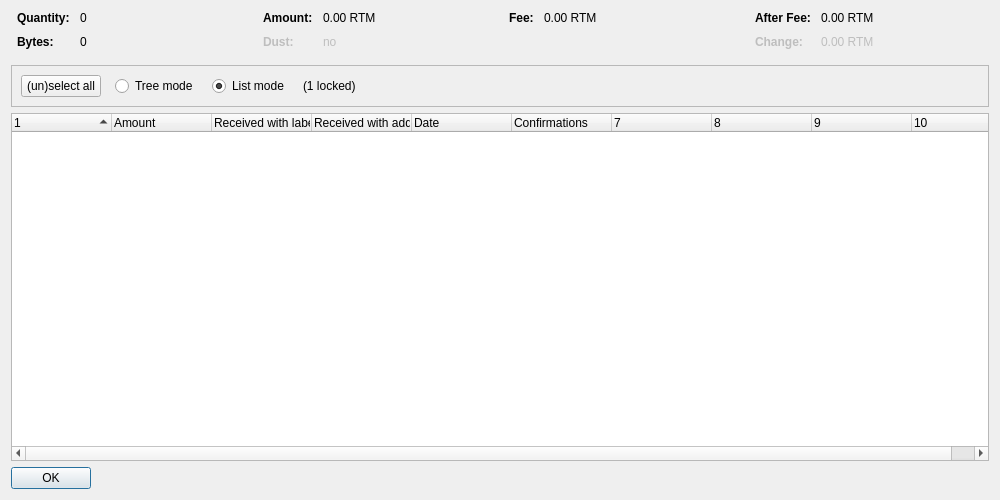
<?xml version="1.0" encoding="UTF-8"?>
<ui version="4.0">
 <class>CoinControlDialog</class>
 <widget class="QDialog" name="CoinControlDialog">
  <property name="geometry">
   <rect>
    <x>0</x>
    <y>0</y>
    <width>1000</width>
    <height>500</height>
   </rect>
  </property>
  <property name="windowTitle">
   <string>Coin Selection</string>
  </property>
  <layout class="QVBoxLayout" name="verticalLayout">
   <item>
    <layout class="QHBoxLayout" name="horizontalLayoutTop" stretch="0,0,0,0">
     <property name="topMargin">
      <number>0</number>
     </property>
     <property name="bottomMargin">
      <number>10</number>
     </property>
     <item>
      <layout class="QFormLayout" name="formLayoutCoinControl1">
       <property name="horizontalSpacing">
        <number>10</number>
       </property>
       <property name="verticalSpacing">
        <number>10</number>
       </property>
       <property name="leftMargin">
        <number>6</number>
       </property>
       <property name="rightMargin">
        <number>6</number>
       </property>
       <item row="0" column="0">
        <widget class="QLabel" name="labelCoinControlQuantityText">
         <property name="font">
          <font>
           <weight>75</weight>
           <bold>true</bold>
          </font>
         </property>
         <property name="text">
          <string>Quantity:</string>
         </property>
        </widget>
       </item>
       <item row="0" column="1">
        <widget class="QLabel" name="labelCoinControlQuantity">
         <property name="cursor">
          <cursorShape>IBeamCursor</cursorShape>
         </property>
         <property name="contextMenuPolicy">
          <enum>Qt::ActionsContextMenu</enum>
         </property>
         <property name="text">
          <string notr="true">0</string>
         </property>
         <property name="textInteractionFlags">
          <set>Qt::LinksAccessibleByMouse|Qt::TextSelectableByKeyboard|Qt::TextSelectableByMouse</set>
         </property>
        </widget>
       </item>
       <item row="1" column="0">
        <widget class="QLabel" name="labelCoinControlBytesText">
         <property name="font">
          <font>
           <weight>75</weight>
           <bold>true</bold>
          </font>
         </property>
         <property name="text">
          <string>Bytes:</string>
         </property>
        </widget>
       </item>
       <item row="1" column="1">
        <widget class="QLabel" name="labelCoinControlBytes">
         <property name="cursor">
          <cursorShape>IBeamCursor</cursorShape>
         </property>
         <property name="contextMenuPolicy">
          <enum>Qt::ActionsContextMenu</enum>
         </property>
         <property name="text">
          <string notr="true">0</string>
         </property>
         <property name="textInteractionFlags">
          <set>Qt::LinksAccessibleByMouse|Qt::TextSelectableByKeyboard|Qt::TextSelectableByMouse</set>
         </property>
        </widget>
       </item>
      </layout>
     </item>
     <item>
      <layout class="QFormLayout" name="formLayoutCoinControl2">
       <property name="horizontalSpacing">
        <number>10</number>
       </property>
       <property name="verticalSpacing">
        <number>10</number>
       </property>
       <property name="leftMargin">
        <number>6</number>
       </property>
       <property name="rightMargin">
        <number>6</number>
       </property>
       <item row="0" column="0">
        <widget class="QLabel" name="labelCoinControlAmountText">
         <property name="font">
          <font>
           <weight>75</weight>
           <bold>true</bold>
          </font>
         </property>
         <property name="text">
          <string>Amount:</string>
         </property>
        </widget>
       </item>
       <item row="0" column="1">
        <widget class="QLabel" name="labelCoinControlAmount">
         <property name="cursor">
          <cursorShape>IBeamCursor</cursorShape>
         </property>
         <property name="contextMenuPolicy">
          <enum>Qt::ActionsContextMenu</enum>
         </property>
         <property name="text">
          <string notr="true">0.00 RTM</string>
         </property>
         <property name="textInteractionFlags">
          <set>Qt::LinksAccessibleByMouse|Qt::TextSelectableByKeyboard|Qt::TextSelectableByMouse</set>
         </property>
        </widget>
       </item>
       <item row="1" column="0">
        <widget class="QLabel" name="labelCoinControlLowOutputText">
         <property name="enabled">
          <bool>false</bool>
         </property>
         <property name="font">
          <font>
           <weight>75</weight>
           <bold>true</bold>
          </font>
         </property>
         <property name="text">
          <string>Dust:</string>
         </property>
        </widget>
       </item>
       <item row="1" column="1">
        <widget class="QLabel" name="labelCoinControlLowOutput">
         <property name="enabled">
          <bool>false</bool>
         </property>
         <property name="cursor">
          <cursorShape>IBeamCursor</cursorShape>
         </property>
         <property name="contextMenuPolicy">
          <enum>Qt::ActionsContextMenu</enum>
         </property>
         <property name="text">
          <string notr="true">no</string>
         </property>
         <property name="textInteractionFlags">
          <set>Qt::LinksAccessibleByMouse|Qt::TextSelectableByKeyboard|Qt::TextSelectableByMouse</set>
         </property>
        </widget>
       </item>
      </layout>
     </item>
     <item>
      <layout class="QFormLayout" name="formLayoutCoinControl3">
       <property name="horizontalSpacing">
        <number>10</number>
       </property>
       <property name="verticalSpacing">
        <number>10</number>
       </property>
       <property name="leftMargin">
        <number>6</number>
       </property>
       <property name="rightMargin">
        <number>6</number>
       </property>
       <item row="0" column="0">
        <widget class="QLabel" name="labelCoinControlFeeText">
         <property name="font">
          <font>
           <weight>75</weight>
           <bold>true</bold>
          </font>
         </property>
         <property name="text">
          <string>Fee:</string>
         </property>
        </widget>
       </item>
       <item row="0" column="1">
        <widget class="QLabel" name="labelCoinControlFee">
         <property name="cursor">
          <cursorShape>IBeamCursor</cursorShape>
         </property>
         <property name="contextMenuPolicy">
          <enum>Qt::ActionsContextMenu</enum>
         </property>
         <property name="text">
          <string notr="true">0.00 RTM</string>
         </property>
         <property name="textInteractionFlags">
          <set>Qt::LinksAccessibleByMouse|Qt::TextSelectableByKeyboard|Qt::TextSelectableByMouse</set>
         </property>
        </widget>
       </item>
      </layout>
     </item>
     <item>
      <layout class="QFormLayout" name="formLayoutCoinControl4">
       <property name="horizontalSpacing">
        <number>10</number>
       </property>
       <property name="verticalSpacing">
        <number>10</number>
       </property>
       <property name="leftMargin">
        <number>6</number>
       </property>
       <property name="rightMargin">
        <number>6</number>
       </property>
       <item row="0" column="0">
        <widget class="QLabel" name="labelCoinControlAfterFeeText">
         <property name="font">
          <font>
           <weight>75</weight>
           <bold>true</bold>
          </font>
         </property>
         <property name="text">
          <string>After Fee:</string>
         </property>
        </widget>
       </item>
       <item row="0" column="1">
        <widget class="QLabel" name="labelCoinControlAfterFee">
         <property name="cursor">
          <cursorShape>IBeamCursor</cursorShape>
         </property>
         <property name="contextMenuPolicy">
          <enum>Qt::ActionsContextMenu</enum>
         </property>
         <property name="text">
          <string notr="true">0.00 RTM</string>
         </property>
         <property name="textInteractionFlags">
          <set>Qt::LinksAccessibleByMouse|Qt::TextSelectableByKeyboard|Qt::TextSelectableByMouse</set>
         </property>
        </widget>
       </item>
       <item row="1" column="0">
        <widget class="QLabel" name="labelCoinControlChangeText">
         <property name="enabled">
          <bool>false</bool>
         </property>
         <property name="font">
          <font>
           <weight>75</weight>
           <bold>true</bold>
          </font>
         </property>
         <property name="text">
          <string>Change:</string>
         </property>
        </widget>
       </item>
       <item row="1" column="1">
        <widget class="QLabel" name="labelCoinControlChange">
         <property name="enabled">
          <bool>false</bool>
         </property>
         <property name="cursor">
          <cursorShape>IBeamCursor</cursorShape>
         </property>
         <property name="contextMenuPolicy">
          <enum>Qt::ActionsContextMenu</enum>
         </property>
         <property name="text">
          <string notr="true">0.00 RTM</string>
         </property>
         <property name="textInteractionFlags">
          <set>Qt::LinksAccessibleByMouse|Qt::TextSelectableByKeyboard|Qt::TextSelectableByMouse</set>
         </property>
        </widget>
       </item>
      </layout>
     </item>
    </layout>
   </item>
   <item>
    <widget class="QFrame" name="frame">
     <property name="minimumSize">
      <size>
       <width>0</width>
       <height>40</height>
      </size>
     </property>
     <property name="frameShape">
      <enum>QFrame::StyledPanel</enum>
     </property>
     <property name="frameShadow">
      <enum>QFrame::Sunken</enum>
     </property>
     <layout class="QHBoxLayout" name="horizontalLayout">
      <item>
       <layout class="QHBoxLayout" name="horizontalLayoutPanel" stretch="0,0,0,0,0">
        <property name="spacing">
         <number>14</number>
        </property>
        <item>
         <widget class="QPushButton" name="pushButtonSelectAll">
          <property name="sizePolicy">
           <sizepolicy hsizetype="Maximum" vsizetype="Fixed">
            <horstretch>0</horstretch>
            <verstretch>0</verstretch>
           </sizepolicy>
          </property>
          <property name="text">
           <string>(un)select all</string>
          </property>
          <property name="autoDefault">
           <bool>false</bool>
          </property>
         </widget>
        </item>
        <item>
         <widget class="QRadioButton" name="radioTreeMode">
          <property name="sizePolicy">
           <sizepolicy hsizetype="Maximum" vsizetype="Fixed">
            <horstretch>0</horstretch>
            <verstretch>0</verstretch>
           </sizepolicy>
          </property>
          <property name="text">
           <string>Tree mode</string>
          </property>
         </widget>
        </item>
        <item>
         <widget class="QRadioButton" name="radioListMode">
          <property name="sizePolicy">
           <sizepolicy hsizetype="Maximum" vsizetype="Fixed">
            <horstretch>0</horstretch>
            <verstretch>0</verstretch>
           </sizepolicy>
          </property>
          <property name="text">
           <string>List mode</string>
          </property>
          <property name="checked">
           <bool>true</bool>
          </property>
         </widget>
        </item>
        <item>
         <widget class="QLabel" name="labelLocked">
          <property name="text">
           <string notr="true">(1 locked)</string>
          </property>
         </widget>
        </item>
        <item>
         <spacer name="horizontalSpacer">
          <property name="orientation">
           <enum>Qt::Horizontal</enum>
          </property>
          <property name="sizeHint" stdset="0">
           <size>
            <width>40</width>
            <height>20</height>
           </size>
          </property>
         </spacer>
        </item>
       </layout>
      </item>
     </layout>
    </widget>
   </item>
   <item>
    <widget class="CoinControlTreeWidget" name="treeWidget">
     <property name="contextMenuPolicy">
      <enum>Qt::CustomContextMenu</enum>
     </property>
     <property name="sortingEnabled">
      <bool>false</bool>
     </property>
     <property name="columnCount">
      <number>10</number>
     </property>
     <attribute name="headerShowSortIndicator" stdset="0">
      <bool>true</bool>
     </attribute>
     <attribute name="headerStretchLastSection">
      <bool>false</bool>
     </attribute>
     <column>
      <property name="text">
       <string/>
      </property>
     </column>
     <column>
      <property name="text">
       <string>Amount</string>
      </property>
     </column>
     <column>
      <property name="text">
       <string>Received with label</string>
      </property>
     </column>
     <column>
      <property name="text">
       <string>Received with address</string>
      </property>
     </column>
     <column>
      <property name="text">
       <string>Date</string>
      </property>
     </column>
     <column>
      <property name="text">
       <string>Confirmations</string>
      </property>
      <property name="toolTip">
       <string>Confirmed</string>
      </property>
     </column>
     <column>
      <property name="text">
       <string/>
      </property>
     </column>
     <column>
      <property name="text">
       <string/>
      </property>
     </column>
     <column>
      <property name="text">
       <string/>
      </property>
     </column>
     <column>
      <property name="text">
       <string/>
      </property>
     </column>
    </widget>
   </item>
   <item>
    <widget class="QDialogButtonBox" name="buttonBox">
     <property name="sizePolicy">
      <sizepolicy hsizetype="Maximum" vsizetype="Fixed">
       <horstretch>0</horstretch>
       <verstretch>0</verstretch>
      </sizepolicy>
     </property>
     <property name="orientation">
      <enum>Qt::Horizontal</enum>
     </property>
     <property name="standardButtons">
      <set>QDialogButtonBox::Ok</set>
     </property>
    </widget>
   </item>
  </layout>
 </widget>
 <customwidgets>
  <customwidget>
   <class>CoinControlTreeWidget</class>
   <extends>QTreeWidget</extends>
   <header>coincontroltreewidget.h</header>
  </customwidget>
 </customwidgets>
 <resources/>
 <connections/>
</ui>
